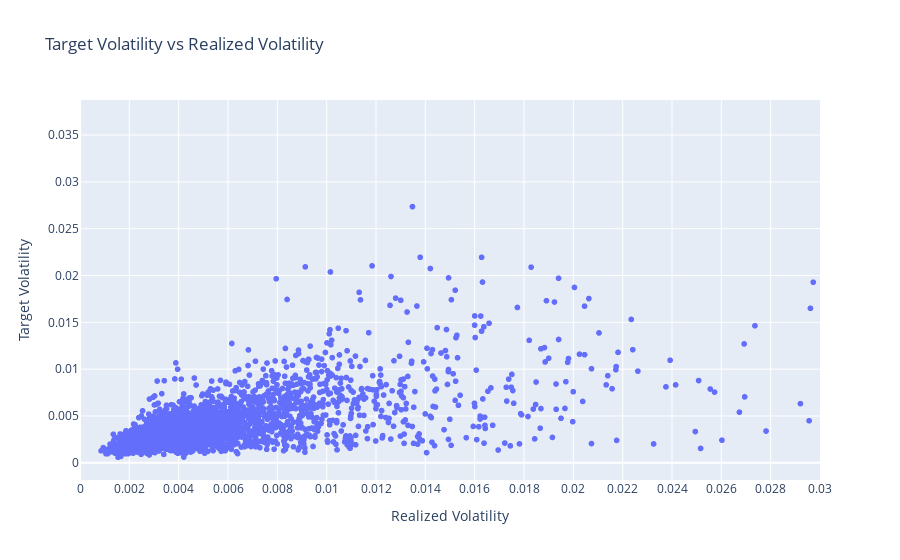

Notebook code cell kept with this figure:
### Code cell
fig = px.scatter(vol_id_0_df, x='Realized Volatility', y='Target Volatility', title='Target Volatility vs Realized Volatility')
fig.update_yaxes(nticks=20)
fig.update_xaxes(nticks=20)
fig.update_layout(xaxis_range=[0, 0.03])

fig.show()

### Figure 1 — Plotly figure (JSON) as saved in the notebook; plotly's stock layout.template omitted (floating-point values rounded to 4 significant figures; data arrays with more than 128 entries replaced by an {"elided": "..."} marker saying what was removed)
{"data": [{"hovertemplate": "Realized Volatility=%{x}<br>Target Volatility=%{y}<extra></extra>", "legendgroup": "", "marker": {"color": "#636efa", "symbol": "circle"}, "mode": "markers", "name": "", "showlegend": false, "type": "scattergl", "x": {"elided": "3065 float values"}, "xaxis": "x", "y": {"elided": "3065 float values"}, "yaxis": "y"}], "layout": {"legend": {"tracegroupgap": 0}, "title": {"text": "Target Volatility vs Realized Volatility"}, "xaxis": {"anchor": "y", "domain": [0, 1], "nticks": 20, "range": [0, 0.03], "title": {"text": "Realized Volatility"}}, "yaxis": {"anchor": "x", "domain": [0, 1], "nticks": 20, "title": {"text": "Target Volatility"}}}}
